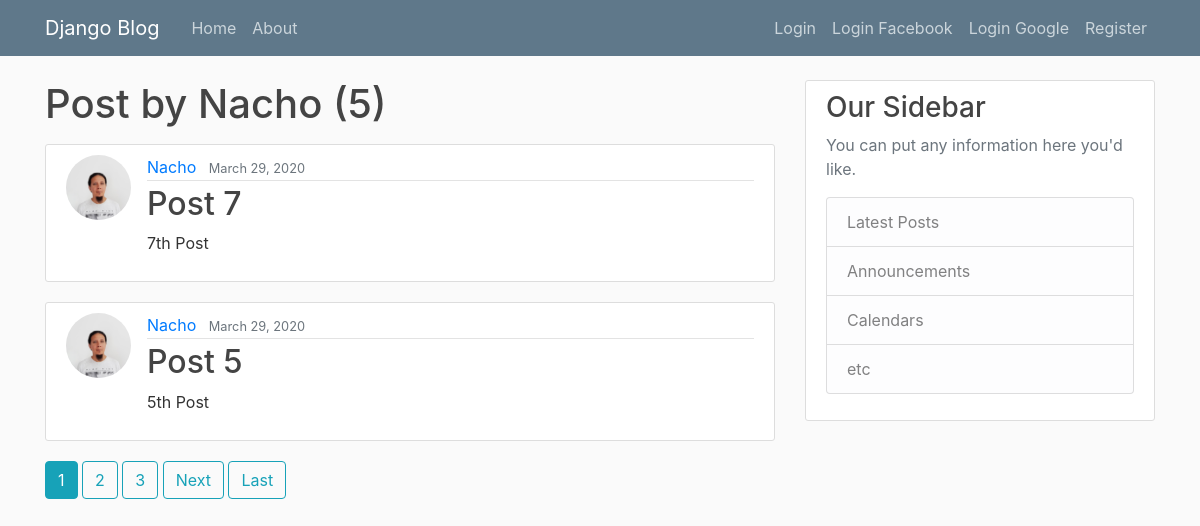
The app's page /user/Nacho, older data.
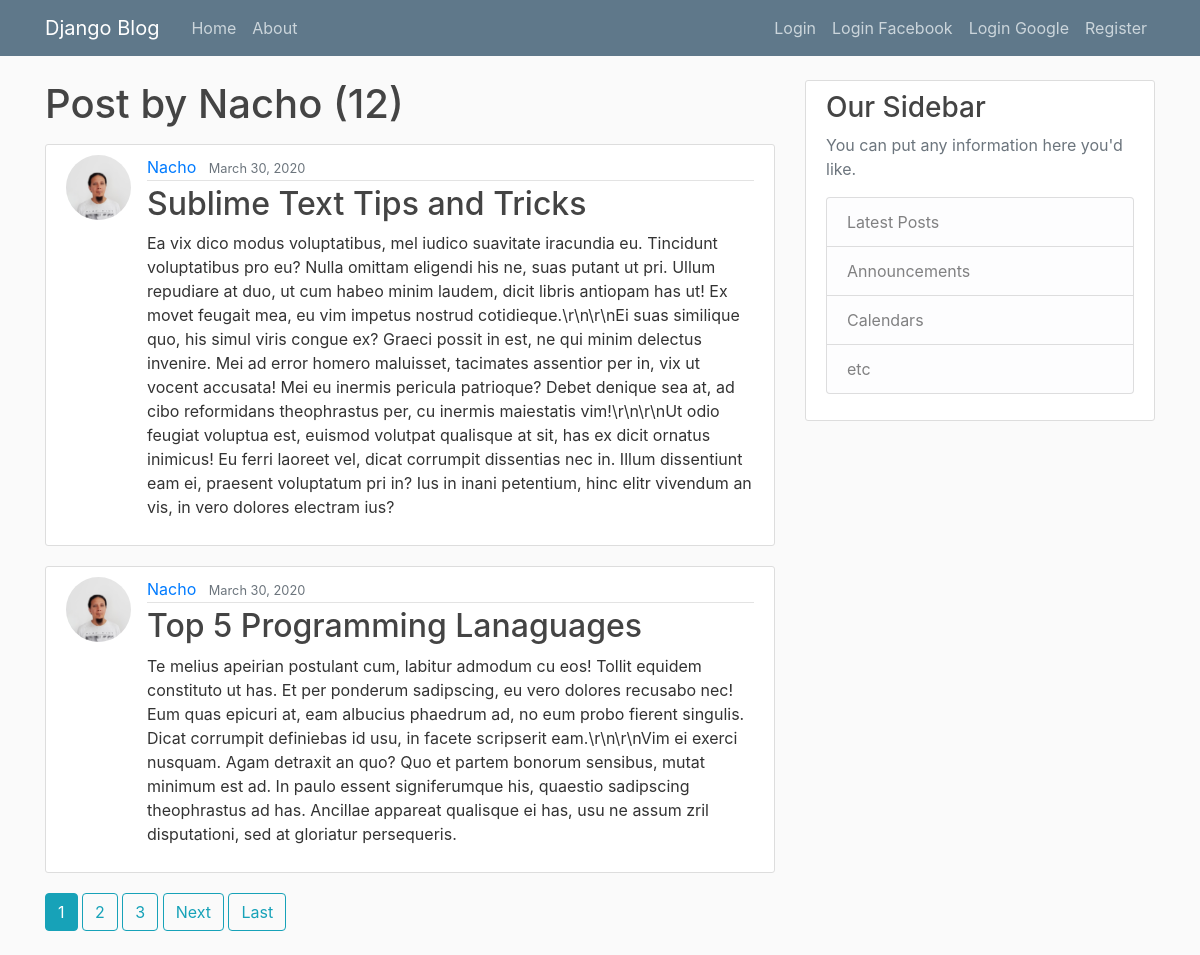
The same page, newer data.
### blog/models.py (models this page shows, shortened)
class Post(models.Model):
    title = models.CharField(max_length=100)
    content = models.TextField()
    date_posted = models.DateTimeField(default=timezone.now)
    author = models.ForeignKey(User, on_delete=models.CASCADE)

### users/models.py (models this page shows, shortened)
class Profile(models.Model):
    user = models.OneToOneField(User, on_delete=models.CASCADE)
    image = models.ImageField(default='default.jpg', upload_to='profile_pics')

### blog/views.py (the view)
# urls.py: path('user/<str:username>', UserPostListView.as_view(), name='user-posts'),
class UserPostListView(ListView):
    model = Post
    template_name = 'blog/user_posts.html' # <app>/<model>_<viewtype>.html
    context_object_name = 'posts'
    paginate_by = 2
    def get_queryset(self):
        user = get_object_or_404(User, username=self.kwargs.get('username'))
        return Post.objects.filter(author=user).order_by('-date_posted')

### blog/templates/blog/user_posts.html (shortened to what this page needs)
{% extends "blog/base.html" %}
{% block content %}
    <h1 class="mb-3">Post by {{ view.kwargs.username }} ({{ page_obj.paginator.count }}) </h1>
    {% for post in posts %}
    <article class="media content-section">
        <img class="rounded-circle article-img" src="{{ post.author.profile.image.url }}">
        <div class="media-body">
          <div class="article-metadata">
            <a class="mr-2" href="{% url 'user-posts' post.author.username %}">{{ post.author }}</a>
            <small class="text-muted">{{ post.date_posted|date:"F d, Y" }}</small>
          </div>
          <h2><a class="article-title" href="{% url 'post-detail' post.id %}">{{ post.title }}</a></h2>
          <p class="article-content">{{ post.content }}</p>
        </div>
      </article>
    {% endfor %}
    {% if is_paginated %}
      {% for num in page_obj.paginator.page_range %}
        {% if page_obj.number == num %}
          <a href="?page={{ num }}" class="btn btn-info mb-4">{{ num }}</a>
        {% elif num > page_obj.number|add:'-3' and num < page_obj.number|add:'3' %}
          <a href="?page={{ num }}" class="btn btn-outline-info mb-4">{{ num }}</a>
        {% endif %}
      {% endfor %}
      {% if page_obj.has_next %}
        <a href="?page={{ page_obj.next_page_number }}" class="btn btn-outline-info mb-4">Next</a>
        <a href="?page={{ page_obj.paginator.num_pages }}" class="btn btn-outline-info mb-4">Last</a>
      {% endif %}
    {% endif %}
{% endblock content %}

Row changes from the older to the newer data that the page shows:
no longer on this page (row unchanged): Post: author.profile.image (picture), author "Nacho", date_posted "March 29, 2020", title "Post 7", content "7th Post"
no longer on this page (row unchanged): Post: author.profile.image (picture), author "Nacho", date_posted "March 29, 2020", title "Post 5", content "5th Post"
added Post: author.profile.image (picture), author "Nacho", date_posted "March 30, 2020", title "Sublime Text Tips and Tricks", content "Ea vix dico modus voluptatibus, mel iudico suavitate iracundia eu. Tincidunt voluptatibus pro eu? Nulla omittam eligendi his ne, suas putant ut pri. Ullum repudiare at duo, ut cum habeo minim laudem, dicit libris antiopam has ut! Ex movet feugait mea, eu vim impetus nostrud cotidieque.\\r\\n\\r\\nEi suas similique quo, his simul viris congue ex? Graeci possit in est, ne qui minim delectus invenire. Mei ad error homero maluisset, tacimates assentior per in, vix ut vocent accusata! Mei eu inermis pericula patrioque? Debet denique sea at, ad cibo reformidans theophrastus per, cu inermis maiestatis vim!\\r\\n\\r\\nUt odio feugiat voluptua est, euismod volutpat qualisque at sit, has ex dicit ornatus…"
added Post: author.profile.image (picture), author "Nacho", date_posted "March 30, 2020", title "Top 5 Programming Lanaguages", content "Te melius apeirian postulant cum, labitur admodum cu eos! Tollit equidem constituto ut has. Et per ponderum sadipscing, eu vero dolores recusabo nec! Eum quas epicuri at, eam albucius phaedrum ad, no eum probo fierent singulis. Dicat corrumpit definiebas id usu, in facete scripserit eam.\\r\\n\\r\\nVim ei exerci nusquam. Agam detraxit an quo? Quo et partem bonorum sensibus, mutat minimum est ad. In paulo essent signiferumque his, quaestio sadipscing theophrastus ad has. Ancillae appareat qualisque ei has, usu ne assum zril disputationi, sed at gloriatur persequeris."
Text that changed along with them:
{{ page_obj.paginator.count }}: "5" → "12"
